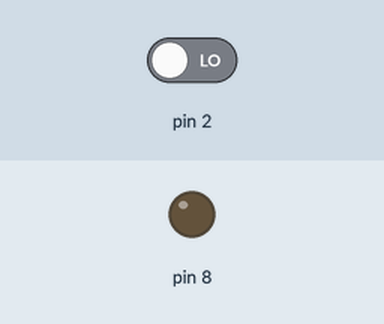
The sketch below on a simulated Arduino Uno, built with avr-gcc and run on an emulated ATmega328P. Parts: output pins drawn as LEDs (lit = HIGH). The test bench sets the inputs (shaded band); at power-on: pin 2 LOW.

Above: at 2.8 s.
2.9 s: pin 2 driven HIGH
At 3.6 s:
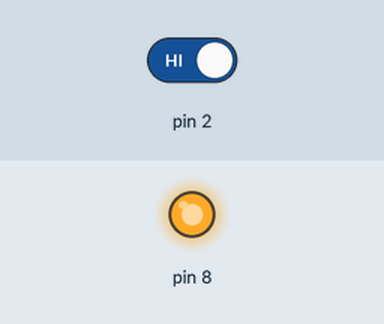
4.5 s: pin 2 driven LOW
At 6.3 s:
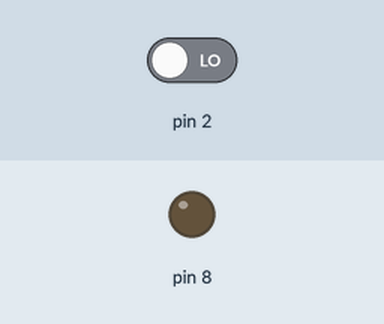
Timing chart, 0 to 7.8 s (numbered marks = the images above; inputs shaded):
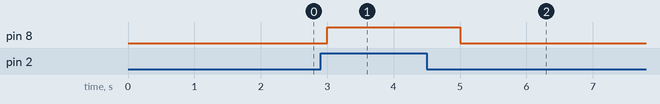

The sketch:

button_signal.ino
```cpp
int buttonState = 0;

void setup() {
  // put your setup code here, to run once:
  pinMode(2, INPUT);
  pinMode(8, OUTPUT);
  Serial.begin(9600);
}

void loop() {
  // put your main code here, to run repeatedly:
  buttonState = digitalRead(2);

  if(buttonState == 1) {
     digitalWrite(8, HIGH);
  } else {
     digitalWrite(8, LOW);
  }
  delay(1000);
}
```

Measured:
- after the input at 2.9 s, pin 8: LOW → HIGH after 0.10 s
- after the input at 4.5 s, pin 8: HIGH → LOW after 0.50 s
